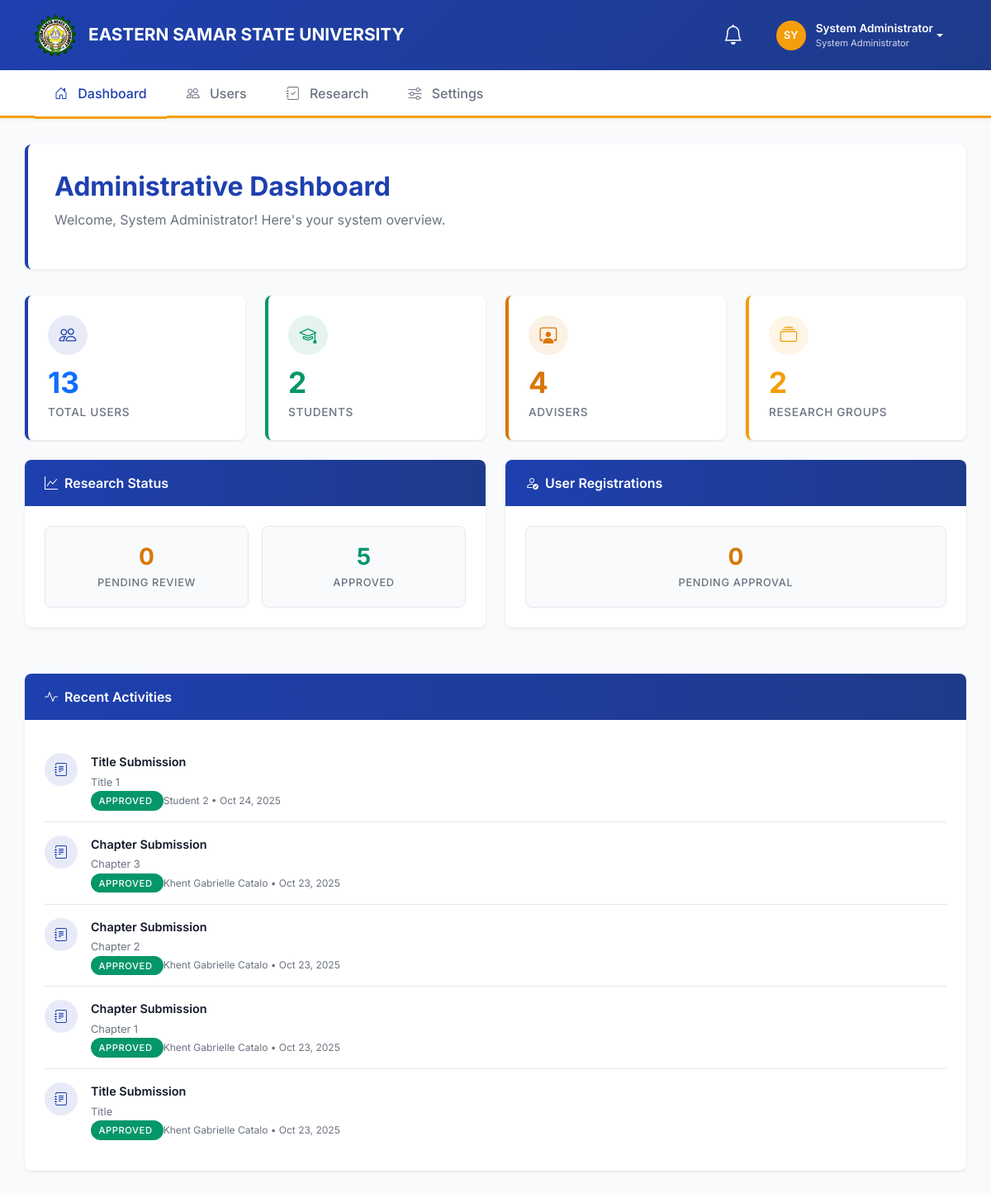
Page /admin/dashboard.php (signed in) on the committed database.
### tables this page shows
CREATE TABLE `submissions` (
  `submission_id` int(11) NOT NULL,
  `group_id` int(11) NOT NULL,
  `submission_type` enum('title','chapter') NOT NULL,
  `title` varchar(200) NOT NULL,
  `description` text DEFAULT NULL,
  `chapter_number` int(11) DEFAULT NULL,
  `document_path` varchar(255) DEFAULT NULL,
  `status` enum('pending','approved','rejected') DEFAULT 'pending',
  `submission_date` timestamp NOT NULL DEFAULT current_timestamp(),
  `created_at` timestamp NOT NULL DEFAULT current_timestamp(),
  `approval_date` datetime DEFAULT NULL,
  `revision_number` int(11) DEFAULT 1,
  `parent_submission_id` int(11) DEFAULT NULL,
  `required_approvals` int(11) DEFAULT 3
);

### admin/dashboard.php (the view, shortened to what this page needs)
<?php
include_once '../includes/functions.php';
$stats = [];
$stmt = $conn->query("SELECT COUNT(*) as count FROM users");
$stats['total_users'] = $stmt->fetch(PDO::FETCH_ASSOC)['count'];
$stmt = $conn->query("SELECT COUNT(*) as count FROM users WHERE role = 'student'");
$stats['total_students'] = $stmt->fetch(PDO::FETCH_ASSOC)['count'];
$stmt = $conn->query("SELECT COUNT(*) as count FROM users WHERE role = 'adviser'");
$stats['total_advisers'] = $stmt->fetch(PDO::FETCH_ASSOC)['count'];
$stmt = $conn->query("SELECT COUNT(*) as count FROM research_groups");
$stats['total_groups'] = $stmt->fetch(PDO::FETCH_ASSOC)['count'];
$submission_stats = $conn->query("SELECT
    COUNT(CASE WHEN status = 'pending' THEN 1 END) as pending_submissions,
    COUNT(CASE WHEN status = 'approved' THEN 1 END) as approved_submissions
    FROM submissions")->fetch(PDO::FETCH_ASSOC);
$stats['pending_submissions'] = $submission_stats['pending_submissions'];
$stats['approved_submissions'] = $submission_stats['approved_submissions'];
$stmt = $conn->query("SELECT COUNT(*) as count FROM users WHERE registration_status = 'pending'");
$stats['pending_registrations'] = $stmt->fetch(PDO::FETCH_ASSOC)['count'];
$stmt = $conn->query("
    SELECT s.submission_type as type,
           s.title as item_name,
           s.created_at as date,
           CONCAT(u.first_name, ' ', u.last_name) as student_name,
           s.status
    FROM submissions s
    JOIN research_groups rg ON s.group_id = rg.group_id
    JOIN users u ON rg.lead_student_id = u.user_id
        ORDER BY s.created_at DESC
    LIMIT 10
");
$recent_activities = $stmt->fetchAll(PDO::FETCH_ASSOC);
?>
<!DOCTYPE html>
<html lang="en">
<head>
    <link href="https://cdn.jsdelivr.net/npm/bootstrap@5.3.0/dist/css/bootstrap.min.css" rel="stylesheet">
    <link rel="stylesheet" href="https://cdn.jsdelivr.net/npm/bootstrap-icons@1.11.0/font/bootstrap-icons.css">
</head>
<body>
    <header class="university-header">
        <div class="container">
            <div class="d-flex justify-content-between align-items-center">
                <a href="#" class="university-brand">
                    <img src="../assets/images/essu logo.png" alt="ESSU Logo" class="university-logo">
                    <div>
                        <div class="university-name">EASTERN SAMAR STATE UNIVERSITY</div>
                    </div>
                </a>
                <div class="notification-section">
                    <div class="dropdown">
                        <button class="notification-bell" data-bs-toggle="dropdown" aria-expanded="false" id="notificationBell">
                            <i class="bi bi-bell"></i>
                        </button>
                    </div>
                    <div class="dropdown">
                        <a href="#" class="user-profile dropdown-toggle" data-bs-toggle="dropdown">
                            <div class="user-avatar">
                                <?php echo strtoupper(substr($_SESSION['full_name'], 0, 2)); ?>
                            </div>
                            <div class="user-info d-none d-md-block">
                                <div class="user-name"><?php echo htmlspecialchars($_SESSION['full_name']); ?></div>
                                <div class="user-role">System Administrator</div>
                            </div>
                        </a>
                    </div>
                </div>
            </div>
        </div>
    </header>
    <nav class="main-nav">
        <div class="container">
            <ul class="nav nav-tabs">
                <li class="nav-item">
                    <a class="nav-link active" href="dashboard.php">
                        <i class="bi bi-house-door me-1 me-md-2"></i>
                        <span class="d-none d-sm-inline">Dashboard</span>
                    </a>
                </li>
                <li class="nav-item">
                    <a class="nav-link" href="manage_users.php">
                        <i class="bi bi-people me-1 me-md-2"></i>
                        <span class="d-none d-sm-inline">Users</span>
                    </a>
                </li>
                <li class="nav-item">
                    <a class="nav-link" href="manage_research.php">
                        <i class="bi bi-journal-check me-1 me-md-2"></i>
                        <span class="d-none d-sm-inline">Research</span>
                    </a>
                </li>
                <li class="nav-item">
                    <a class="nav-link" href="settings.php">
                        <i class="bi bi-sliders me-1 me-md-2"></i>
                        <span class="d-none d-sm-inline">Settings</span>
                    </a>
                </li>
            </ul>
        </div>
    </nav>
    <div class="container main-content">
        <div class="page-header">
            <h1 class="page-title">Administrative Dashboard</h1>
            <p class="page-subtitle">Welcome, <?php echo htmlspecialchars($_SESSION['full_name']); ?>! Here's your system overview.</p>
        </div>
        <div class="row g-3 g-md-4 mb-4">
            <div class="col-6 col-lg-3">
                <div class="academic-card primary">
                    <div class="stat-icon primary">
                        <i class="bi bi-people"></i>
                    </div>
                    <div class="stat-number text-primary"><?php echo $stats['total_users']; ?></div>
                    <div class="stat-label">Total Users</div>
                </div>
            </div>
            <div class="col-6 col-lg-3">
                <div class="academic-card success">
                    <div class="stat-icon success">
                        <i class="bi bi-mortarboard"></i>
                    </div>
                    <div class="stat-number" style="color: var(--success-green)"><?php echo $stats['total_students']; ?></div>
                    <div class="stat-label">Students</div>
                </div>
            </div>
            <div class="col-6 col-lg-3">
                <div class="academic-card warning">
                    <div class="stat-icon warning">
                        <i class="bi bi-person-workspace"></i>
                    </div>
                    <div class="stat-number" style="color: var(--warning-orange)"><?php echo $stats['total_advisers']; ?></div>
                    <div class="stat-label">Advisers</div>
                </div>
            </div>
            <div class="col-6 col-lg-3">
                <div class="academic-card gold">
                    <div class="stat-icon gold">
                        <i class="bi bi-collection"></i>
                    </div>
                    <div class="stat-number" style="color: var(--university-gold)"><?php echo $stats['total_groups']; ?></div>
                    <div class="stat-label">Research Groups</div>
                </div>
            </div>
        </div>
        <div class="row g-3 g-md-4 mb-4">
            <div class="col-md-6">
                <div class="dashboard-section">
                    <div class="section-header">
                        <i class="bi bi-graph-up me-2"></i>Research Status
                    </div>
                    <div class="section-body">
                        <div class="row text-center g-3">
                            <div class="col-6">
                                <div class="status-card pending">
                                    <h3 style="color: var(--warning-orange)"><?php echo $stats['pending_submissions']; ?></h3>
                                    <p class="mb-0">Pending Review</p>
                                </div>
                            </div>
                            <div class="col-6">
                                <div class="status-card approved">
                                    <h3 style="color: var(--success-green)"><?php echo $stats['approved_submissions']; ?></h3>
                                    <p class="mb-0">Approved</p>
                                </div>
                            </div>
                        </div>
                    </div>
                </div>
            </div>
            <div class="col-md-6">
                <div class="dashboard-section">
                    <div class="section-header">
                        <i class="bi bi-person-check me-2"></i>User Registrations
                    </div>
                    <div class="section-body text-center">
                        <div class="status-card pending">
                            <h3 style="color: var(--warning-orange)"><?php echo $stats['pending_registrations']; ?></h3>
                            <p class="mb-0">Pending Approval</p>
                        </div>
                    </div>
                </div>
            </div>
        </div>
        <div class="dashboard-section">
            <div class="section-header">
                <i class="bi bi-activity me-2"></i>Recent Activities
            </div>
            <div class="section-body">
                <?php if (count($recent_activities) > 0): ?>
                    <div class="activity-feed">
                        <?php foreach ($recent_activities as $activity): ?>
                            <div class="activity-item">
                                <div class="activity-icon research">
                                    <i class="bi bi-journal-text"></i>
                                </div>
                                <div class="activity-content">
                                    <div class="activity-title"><?php echo ucfirst($activity['type']); ?> Submission</div>
                                    <div class="activity-description">
                                        <?php echo htmlspecialchars($activity['item_name']); ?>
                                    </div>
                                    <div class="activity-meta">
                                        <span class="academic-badge <?php echo $activity['status'] == 'approved' ? 'success' : ($activity['status'] == 'rejected' ? 'warning' : 'primary'); ?>">
                                            <?php echo ucfirst($activity['status']); ?>
                                        </span>
                                        <?php echo htmlspecialchars($activity['student_name']); ?> • <?php echo date('M j, Y', strtotime($activity['date'])); ?>
                                    </div>
                                </div>
                            </div>
                        <?php endforeach; ?>
                    </div>
                <?php endif; ?>
            </div>
        </div>
    </div>
</body>
</html>

### rows in the picture
submissions: submission_type "Title", title "Title 1", status "APPROVED", student_name "Student 2", created_at "Oct 24, 2025"
submissions: submission_type "Chapter", title "Chapter 3", status "APPROVED", student_name "Khent Gabrielle Catalo", created_at "Oct 23, 2025"
submissions: submission_type "Chapter", title "Chapter 2", status "APPROVED", student_name "Khent Gabrielle Catalo", created_at "Oct 23, 2025"
submissions: submission_type "Chapter", title "Chapter 1", status "APPROVED", student_name "Khent Gabrielle Catalo", created_at "Oct 23, 2025"
submissions: submission_type "Title", title "Title", status "APPROVED", student_name "Khent Gabrielle Catalo", created_at "Oct 23, 2025"

### other values in the picture
substr($_SESSION['full_name'], 0, 2) "SY"
$_SESSION['full_name'] "System Administrator"
$stats['total_users'] "13"
$stats['total_students'] "2"
$stats['total_advisers'] "4"
$stats['total_groups'] "2"
$stats['pending_submissions'] "0"
$stats['approved_submissions'] "5"
$stats['pending_registrations'] "0"
